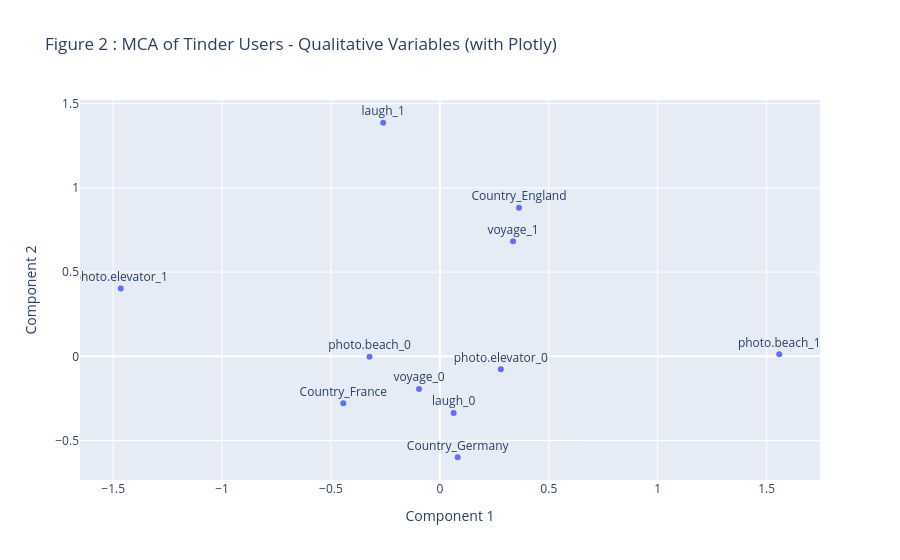

Here is the notebook cell this chart was saved with:
### Markdown cell above
### MCA Variable Factor Map — Projection of Categories on First Two Dimensions

This graph shows the projection of the **modalities (categories)** of several qualitative variables onto the first two dimensions (axes) obtained from **Multiple Correspondence Analysis (MCA)**.

#### Axes:
- **Component 0 (horizontal axis)** explains **17.88%** of the total variance.
- **Component 1 (vertical axis)** explains **17.26%** of the total variance.
- Together, these two dimensions summarize approximately **35.14%** of the variance in the categorical dataset.

---

#### Interpretation using Coordinates:

Each point represents a modality (e.g. `Country_England`, `voyage_1`, `laugh_0`), positioned using the **column coordinates** extracted earlier.

Some observations:

- **`laugh_1`** (coord: ~[0.063, 1.386]) is located high on **Component 1**, indicating strong contribution to vertical separation. It is far from `laugh_0` (~[-0.260, -0.337]), showing they contrast clearly.
- **`Country_England`** ([0.363, 0.882]) is positioned far from `Country_France` ([-0.443, -0.279]) and `Country_Germany` ([0.081, -0.599]), suggesting these modalities are differentiated along both axes.
- **`photo.beach_0`** and **`photo.beach_1`** are located on opposite sides of **Component 0** (~[-0.323, -0.002] vs. [1.558, 0.011]), indicating a major contrast on the horizontal axis.
- Similarly, **`photo.elevator_1`** ([-1.465, 0.403]) and **`photo.elevator_0`** ([-0.279, -0.076]) also differ significantly, contributing to the spread along **Component 0**.

---

#### General insights:
- Modalities that are **far from the origin** contribute more to the definition of the dimensions and are more discriminating.
- Categories **close together** (e.g. `voyage_0` and `photo.elevator_0`) are likely associated in user profiles.
- Opposing positions (e.g. `photo.beach_0` vs. `photo.beach_1`) suggest that users who select one tend not to select the other.

---

This map helps to interpret the **underlying structure** in the categorical data by revealing how variables and their categories relate and contrast along the principal MCA axes.

### Code cell
## Doing MCA plot with Plotly

# Fit the MCA model
mca = prince.MCA(n_components=2).fit(users_qualit)

# Get the coordinates of the columns (categorical levels)
column_coords = mca.column_coordinates(users_qualit).reset_index()
column_coords.columns = ['label', 'x', 'y']  # Rename for clarity

# Plot with Plotly
fig = px.scatter(
    column_coords,
    x='x',
    y='y',
    text='label',
    title='Figure 2 : MCA of Tinder Users - Qualitative Variables (with Plotly)',
    labels={'x': 'Component 1', 'y': 'Component 2'},
)

# Make labels show up on hover and as text
fig.update_traces(textposition='top center')

# Save the interactive HTML file
fig.write_html("Figure2_MCA_of_tinder_users_qualitative_variables_(with_plotly).html")

# Show the interactive plot
fig.show()

### Figure 1 — Plotly figure (JSON) as saved in the notebook; plotly's stock layout.template omitted (floating-point values rounded to 4 significant figures)
{"data": [{"hovertemplate": "Component 1=%{x}<br>Component 2=%{y}<br>label=%{text}<extra></extra>", "legendgroup": "", "marker": {"color": "#636efa", "symbol": "circle"}, "mode": "markers+text", "name": "", "orientation": "v", "showlegend": false, "text": ["Country_England", "Country_France", "Country_Germany", "voyage_0", "voyage_1", "laugh_0", "laugh_1", "photo.elevator_0", "photo.elevator_1", "photo.beach_0", "photo.beach_1"], "textposition": "top center", "type": "scatter", "x": [0.3634, -0.4433, 0.08182, -0.09567, 0.3359, 0.06332, -0.2603, 0.2798, -1.465, -0.3229, 1.558], "xaxis": "x", "y": [0.8822, -0.2791, -0.5993, -0.1944, 0.6825, -0.3373, 1.387, -0.07695, 0.403, -0.00241, 0.01163], "yaxis": "y"}], "layout": {"legend": {"tracegroupgap": 0}, "title": {"text": "Figure 2 : MCA of Tinder Users - Qualitative Variables (with Plotly)"}, "xaxis": {"anchor": "y", "domain": [0, 1], "title": {"text": "Component 1"}}, "yaxis": {"anchor": "x", "domain": [0, 1], "title": {"text": "Component 2"}}}}
